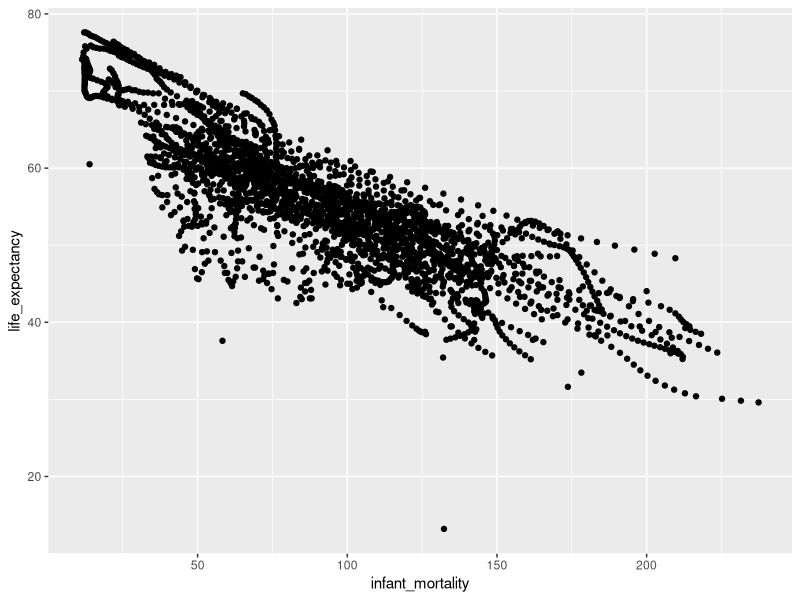
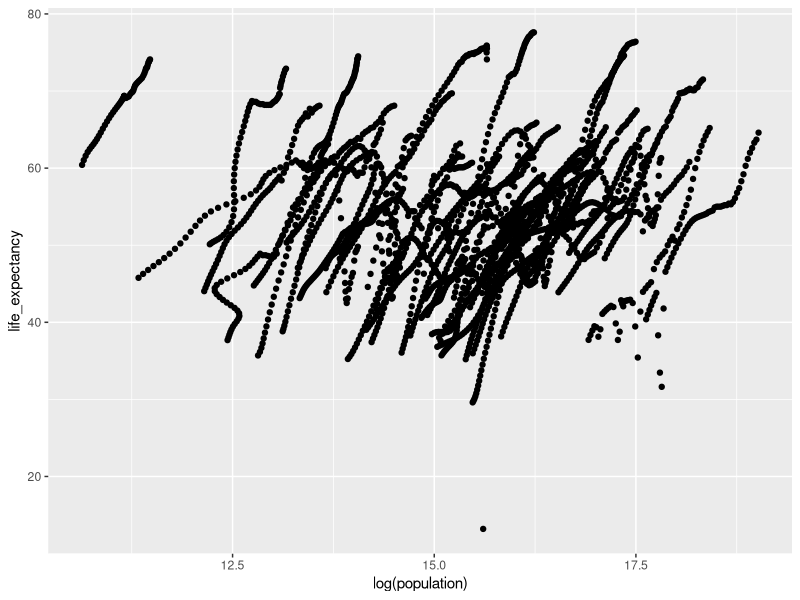
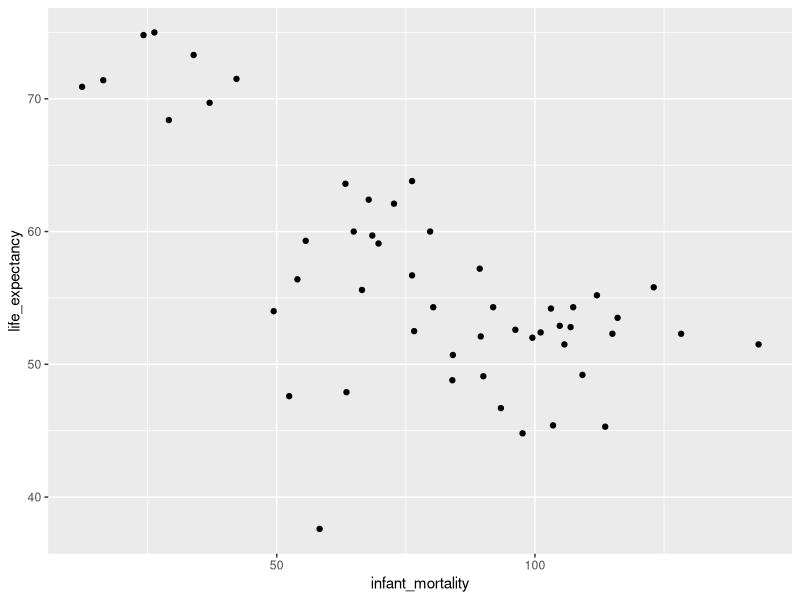
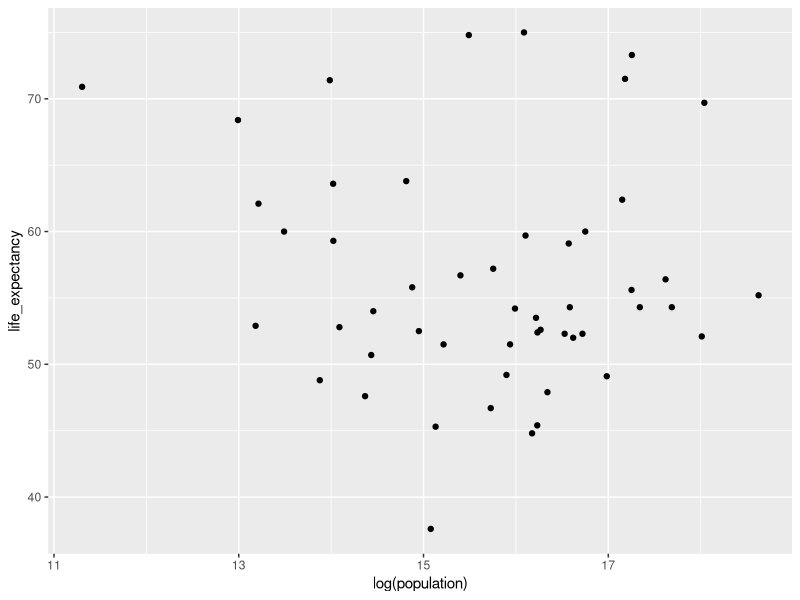

Write R code to recreate these figures, in order.
## ---- chunk 1
# Loading the "dslabs", "tidyverse", and "ggplot2" packages
library(dslabs)
library(tidyverse)
library(ggplot2)

# Bring up a help page describing the data
help(gapminder)

# Provides an overview of the data
str(gapminder)

# Provides a summary of the data
summary(gapminder)

# Identifies the type of object we are dealing with
class(gapminder)

# Assigns all of the data pertaining to African countries from 
# gapminder to a new data frame
africadata <- gapminder %>%
                  filter(continent == "Africa")

# Assures the isolated values are correctly identified
str(africadata)
summary(africadata)

# Assigns the variables `infant_mortality` and `life_expectancy` 
# to a new data frame
infMort <- africadata %>%
               select(infant_mortality,life_expectancy)
# Assures the variables have been added to the new data frame
# correctly
str(infMort)
summary(infMort)

# Assigns the variables `population` and `life_expectancy` 
# to a new data frame
pop <- africadata %>%
           select(population,life_expectancy)

# Assigns the variables `population` and `life_expectancy` 
# to a new data frame
str(pop)
summary(pop)
## ---- chunk 2
# Creates a scatterplot of the data with `infant_mortality` as the 
# independent variable and `life_expectancy` as the dependent variable.
ggplot(data=infMort, aes(x=infant_mortality,y=life_expectancy)) +
  geom_point()
## ---- chunk 3
# Creates a scatterplot of the data with log-scale `population` as the 
# independent variable and `life_expectancy` as the dependent variable.
ggplot(data=pop, aes(x=log(population),y=life_expectancy)) +
  geom_point()
## ---- chunk 4
# Identifies the columns in which at least 1 observation is recorded
# as missing (NA) based on the year
africadata %>%
    group_by(year) %>%
    summarise(missing = sum(is.na(across(.cols = everything())))) %>%
    filter(missing == 0)

# Creates a new data frame that collects all the observations made 
# in the year 2000
africadata2000 <- africadata %>%
                      filter(year == 2000)

# Ensures that the observations where filtered correctly from the 
# step above
str(africadata2000)
summary(africadata2000)
## ---- chunk 5
# Creates a scatterplot of the data with `infant_mortality` as the 
# independent variable and `life_expectancy` as the dependent variable
# based on the `africadata2000` data frame.
ggplot(data=africadata2000, aes(x=infant_mortality,y=life_expectancy)) +
  geom_point()
## ---- chunk 6
# Creates a scatterplot of the data with log-scale `population` as the 
# independent variable and `life_expectancy` as the dependent variable 
# based on the `africadata2000` data frame.
ggplot(data=africadata2000, aes(x=log(population),y=life_expectancy)) +
  geom_point()
## ---- chunk 7
# Fits a linear model to the data frame using `life_expectancy` as
# the outcome and `infant_mortality` as the predictor
fit1 <- lm(data=africadata2000,life_expectancy ~ infant_mortality)

# Fits a linear model to the data frame using `life_expectancy` as
# the outcome and `population` as the predictor
fit2 <- lm(data=africadata2000,life_expectancy ~ population)

# Provides the summary for the fitted models
summary(fit1)
summary(fit2)
## ---- chunk 8
#this comment and code below was added by Jacob Matta

#downloand the broom package to make a tibble out of the lm() function
install.packages("broom")
library(broom)

#apply the tidy function to fit1 and fit2 which will give you a tabular data representation of the coefficients 
tidy_fit1 <- tidy(fit1)
tidy_fit2 <- tidy(fit2)

#apply the augment function to fit1 and fit2 to get a fitted values and residuals for each  point in the regression
augment_fit1 <- augment(fit1)
augment_fit2 <- augment(fit2)

#apply the glance function to compute several summary statistics such as R, R^2 and p-value
glance_fit1 <- glance(fit1)
glance_fit2 <- glance(fit2)

#notice that the broom package functions tidy, augment and glance help clean the lm function by turning coefficients, fitted values, residuals, and summary statistics into a tabular form
